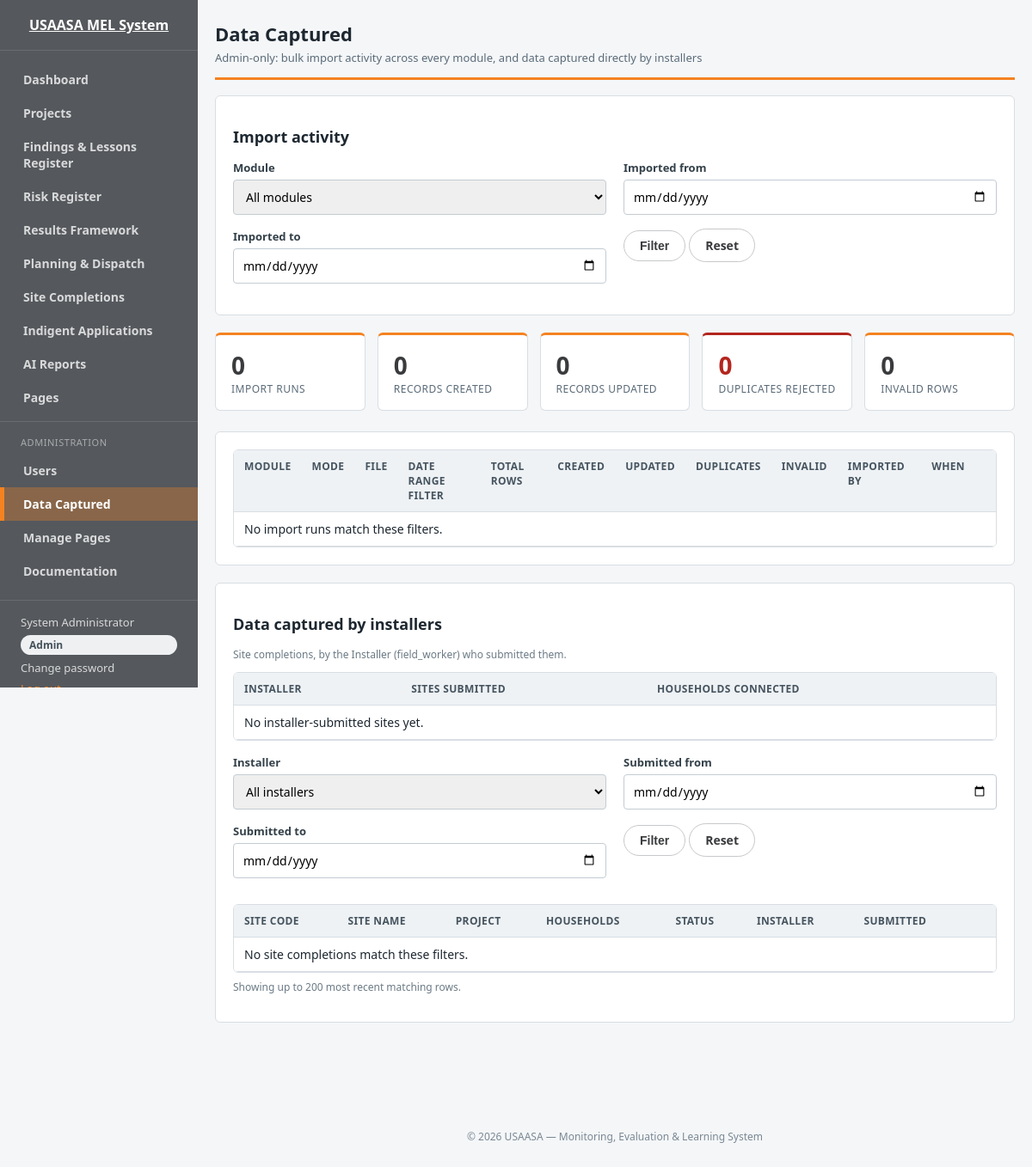
The page /reports/data_captured.php (signed in) on the database its author committed.
### tables this page shows
CREATE TABLE IF NOT EXISTS site_settings (
    id             INT PRIMARY KEY,
    site_name      VARCHAR(150) NOT NULL DEFAULT 'USAASA MEL System',
    tagline        VARCHAR(255) NULL,
    footer_text    VARCHAR(255) NULL,
    logo_filename  VARCHAR(255) NULL,

     
     
     
     
    smtp_enabled    TINYINT(1) NOT NULL DEFAULT 0,
    smtp_host       VARCHAR(255) NULL,
    smtp_port       INT NULL DEFAULT 587,
    smtp_encryption ENUM('none','tls','ssl') NOT NULL DEFAULT 'tls',
    smtp_username   VARCHAR(255) NULL,
    smtp_password   VARCHAR(255) NULL,
    smtp_from_email VARCHAR(255) NULL,
    smtp_from_name  VARCHAR(150) NULL,

    updated_by     INT NULL,
    updated_at     DATETIME NOT NULL DEFAULT CURRENT_TIMESTAMP ON UPDATE CURRENT_TIMESTAMP,

    CONSTRAINT fk_settings_updated_by FOREIGN KEY (updated_by) REFERENCES users(id)
);

### includes/auth.php (called while the page is built, shortened)
<?php
function current_user(): ?array
{
    return $_SESSION['user'] ?? null;
}
function is_super_admin(): bool
{
    $user = current_user();
    return $user !== null && $user['role'] === 'admin' && !empty($user['is_super_admin']);
}

### reports/data_captured.php (the view, shortened to what this page needs)
<?php
require_once __DIR__ . '/../includes/auth.php';
require_once __DIR__ . '/../includes/functions.php';
$importFrom = $_GET['import_from'] ?? '';
$importTo = $_GET['import_to'] ?? '';
$params = [];
$sql = "SELECT il.*, u.full_name AS imported_by_name
        FROM import_log il
        JOIN users u ON u.id = il.imported_by";
$sql .= ' ORDER BY il.imported_at DESC';
$stmt = $pdo->prepare($sql);
$stmt->execute($params);
$importRuns = $stmt->fetchAll();
$importTotals = [
    'runs' => count($importRuns),
    'created' => array_sum(array_column($importRuns, 'created_count')),
    'updated' => array_sum(array_column($importRuns, 'updated_count')),
    'duplicates' => array_sum(array_column($importRuns, 'duplicate_count')),
    'invalid' => array_sum(array_column($importRuns, 'invalid_count')),
];
$capturedFrom = $_GET['captured_from'] ?? '';
$capturedTo = $_GET['captured_to'] ?? '';
$siteWhere = ["sub.role = 'field_worker'"];
$siteParams = [];
$siteSql = "SELECT s.id, s.site_code, s.site_name, s.households_connected, s.status, s.submitted_at,
                   p.project_name, sub.full_name AS installer_name
            FROM sites s
            JOIN projects p ON p.id = s.project_id
            JOIN users sub ON sub.id = s.submitted_by
            WHERE " . implode(' AND ', $siteWhere) . "
            ORDER BY s.submitted_at DESC
            LIMIT 200";
$siteStmt = $pdo->prepare($siteSql);
$siteStmt->execute($siteParams);
$installerSites = $siteStmt->fetchAll();
$installerTotals = $pdo->query(
    "SELECT sub.id, sub.full_name, COUNT(*) AS site_count, COALESCE(SUM(s.households_connected), 0) AS households
     FROM sites s JOIN users sub ON sub.id = s.submitted_by
     WHERE sub.role = 'field_worker'
     GROUP BY sub.id, sub.full_name ORDER BY site_count DESC"
)->fetchAll();
include __DIR__ . '/../includes/header.php';
?>
<div class="page-header">
    <div>
        <h1>Data Captured</h1>
        <p class="subtitle">Admin-only: bulk import activity across every module, and data captured directly by installers</p>
    </div>
</div>
<div class="card">
    <h2>Import activity</h2>
    <form method="get" class="form-grid">
        <div class="field">
            <label for="module">Module</label>
            <select id="module" name="module" onchange="this.form.submit()">
                <option value="">All modules</option>
            </select>
        </div>
        <div class="field">
            <label for="import_from">Imported from</label>
            <input type="date" id="import_from" name="import_from" value="<?= e($importFrom) ?>" onchange="this.form.submit()">
        </div>
        <div class="field">
            <label for="import_to">Imported to</label>
            <input type="date" id="import_to" name="import_to" value="<?= e($importTo) ?>" onchange="this.form.submit()">
        </div>
        <div class="field">
            <button type="submit" class="btn btn-secondary">Filter</button>
            <a class="btn btn-secondary" href="<?= APP_BASE_URL ?>/reports/data_captured.php">Reset</a>
        </div>
    </form>
</div>
<div class="stats-grid">
    <div class="stat-tile">
        <div class="stat-num"><?= number_format($importTotals['runs']) ?></div>
        <div class="stat-label">Import runs</div>
    </div>
    <div class="stat-tile">
        <div class="stat-num"><?= number_format($importTotals['created']) ?></div>
        <div class="stat-label">Records created</div>
    </div>
    <div class="stat-tile">
        <div class="stat-num"><?= number_format($importTotals['updated']) ?></div>
        <div class="stat-label">Records updated</div>
    </div>
    <div class="stat-tile is-overdue">
        <div class="stat-num"><?= number_format($importTotals['duplicates']) ?></div>
        <div class="stat-label">Duplicates rejected</div>
    </div>
    <div class="stat-tile">
        <div class="stat-num"><?= number_format($importTotals['invalid']) ?></div>
        <div class="stat-label">Invalid rows</div>
    </div>
</div>
<div class="card">
    <div class="table-wrap">
    <table>
        <thead>
        <tr>
            <th>Module</th><th>Mode</th><th>File</th><th>Date range filter</th><th>Total rows</th>
            <th>Created</th><th>Updated</th><th>Duplicates</th><th>Invalid</th><th>Imported by</th><th>When</th><th></th>
        </tr>
        </thead>
        <tbody>
        <?php if (!$importRuns): ?>
            <tr><td colspan="12">No import runs match these filters.</td></tr>
        <?php endif; ?>
        </tbody>
    </table>
    </div>
</div>
<div class="card">
    <h2>Data captured by installers</h2>
    <p class="hint" style="margin-top:0;">Site completions, by the Installer (field_worker) who submitted them.</p>
    <div class="table-wrap" style="margin-bottom:16px;">
    <table>
        <thead><tr><th>Installer</th><th>Sites submitted</th><th>Households connected</th></tr></thead>
        <tbody>
        <?php if (!$installerTotals): ?>
            <tr><td colspan="3">No installer-submitted sites yet.</td></tr>
        <?php endif; ?>
        </tbody>
    </table>
    </div>
    <form method="get" class="form-grid">
        <div class="field">
            <label for="installer_id">Installer</label>
            <select id="installer_id" name="installer_id" onchange="this.form.submit()">
                <option value="">All installers</option>
            </select>
        </div>
        <div class="field">
            <label for="captured_from">Submitted from</label>
            <input type="date" id="captured_from" name="captured_from" value="<?= e($capturedFrom) ?>" onchange="this.form.submit()">
        </div>
        <div class="field">
            <label for="captured_to">Submitted to</label>
            <input type="date" id="captured_to" name="captured_to" value="<?= e($capturedTo) ?>" onchange="this.form.submit()">
        </div>
        <div class="field">
            <button type="submit" class="btn btn-secondary">Filter</button>
            <a class="btn btn-secondary" href="<?= APP_BASE_URL ?>/reports/data_captured.php">Reset</a>
        </div>
    </form>
    <div class="table-wrap" style="margin-top:14px;">
    <table>
        <thead><tr><th>Site code</th><th>Site name</th><th>Project</th><th>Households</th><th>Status</th><th>Installer</th><th>Submitted</th><th></th></tr></thead>
        <tbody>
        <?php if (!$installerSites): ?>
            <tr><td colspan="8">No site completions match these filters.</td></tr>
        <?php endif; ?>
        </tbody>
    </table>
    </div>
    <p class="hint" style="margin-top:8px;">Showing up to 200 most recent matching rows.</p>
</div>
<?php include __DIR__ . '/../includes/footer.php'; ?>

### includes/header.php (shortened to what this page needs)
<?php
$user = current_user();
$siteSettings = get_site_settings($pdo);
$relPath = substr($_SERVER['SCRIPT_NAME'], strlen(APP_BASE_URL));
function nav_is_active(array $item, string $relPath): bool
{
    if (isset($item['exact'])) {
        return in_array($relPath, $item['exact'], true);
    }
    if (isset($item['dir'])) {
        return strpos($relPath, '/' . $item['dir'] . '/') === 0;
    }
    return false;
}
$navItems = [
    ['label' => 'Dashboard', 'href' => '/index.php', 'exact' => ['/index.php']],
    ['label' => 'Projects', 'href' => '/projects/list.php', 'exact' => ['/projects/list.php']],
    ['label' => 'Findings &amp; Lessons Register', 'href' => '/findings/list.php', 'dir' => 'findings'],
    ['label' => 'Risk Register', 'href' => '/risks/list.php', 'dir' => 'risks'],
    ['label' => 'Results Framework', 'href' => '/indicators/framework.php', 'dir' => 'indicators'],
    ['label' => 'Planning &amp; Dispatch', 'href' => '/planning/list.php', 'dir' => 'planning'],
    ['label' => 'Site Completions', 'href' => '/sites/list.php', 'dir' => 'sites'],
    ['label' => 'Indigent Applications', 'href' => '/indigent/list.php', 'dir' => 'indigent'],
    ['label' => 'AI Reports', 'href' => '/ai_reports/list.php', 'dir' => 'ai_reports', 'roles' => ['admin', 'manager']],
    ['label' => 'Pages', 'href' => '/cms/directory.php', 'exact' => ['/cms/directory.php', '/cms/view.php']],
];
$adminNavItems = [
    ['label' => 'Users', 'href' => '/users/list.php', 'exact' => ['/users/list.php']],
    ['label' => 'Data Captured', 'href' => '/reports/data_captured.php', 'exact' => ['/reports/data_captured.php']],
    ['label' => 'Manage Pages', 'href' => '/cms/list.php', 'exact' => ['/cms/list.php', '/cms/form.php', '/cms/save.php', '/cms/delete.php']],
    ['label' => 'Documentation', 'href' => '/docs/index.php', 'dir' => 'docs'],
];
?>
<!DOCTYPE html>
<html lang="en">
<head>
<link rel="stylesheet" href="<?= APP_BASE_URL ?>/assets/css/style.css">
</head>
<body>
<?php if ($user): ?>
<div class="app-shell">
    <aside class="sidebar">
        <a class="brand" href="<?= APP_BASE_URL ?>/index.php">
            <span><?= e($siteSettings['site_name']) ?></span>
        </a>
        <nav class="sidenav">
            <?php foreach ($navItems as $item): ?>
                <a href="<?= APP_BASE_URL . $item['href'] ?>" class="<?= nav_is_active($item, $relPath) ? 'active' : '' ?>"><?= $item['label'] ?></a>
            <?php endforeach; ?>
            <?php if ($user['role'] === 'admin'): ?>
                <div class="sidenav-divider">Administration</div>
                <?php foreach ($adminNavItems as $item): ?>
                    <a href="<?= APP_BASE_URL . $item['href'] ?>" class="<?= nav_is_active($item, $relPath) ? 'active' : '' ?>"><?= $item['label'] ?></a>
                <?php endforeach; ?>
            <?php endif; ?>
        </nav>
        <div class="sidenav-user">
            <span><?= e($user['full_name']) ?></span>
            <?= user_role_badge($user) ?>
            <a href="<?= APP_BASE_URL ?>/change_password.php">Change password</a>
            <a class="logout" href="<?= APP_BASE_URL ?>/logout.php">Log out</a>
        </div>
    </aside>
    <div class="main-col">
        <main class="container">
<?php endif; ?>

### includes/footer.php
<?php if ($user): ?>
        </main>
<?php else: ?>
</main>
<?php endif; ?>
<footer class="sitefooter">
    <div class="container">&copy; <?= date('Y') ?> <?= e(get_site_settings($pdo)['footer_text'] ?? ($siteSettings['site_name'] ?? APP_NAME)) ?></div>
</footer>
<?php if ($user): ?>
    </div>
</div>
<?php endif; ?>
</body>
</html>

### assets/css/style.css (style rules this page uses)
:root { --brand: #3a3b3d; --brand-dark: #242526; --sidebar-bg: #55585c; --orange: #f58220; --orange-dark: #c15a00; --orange-darker: #9c4700; --info: #2f6fed; --accent: #0a7d55; --red: #b3261e; --amber: #a86400; --gray-bg: #f4f6f8; --border: #d9dee3; --text: #1d2730; }
* { box-sizing: border-box; }
body { margin: 0; font-family: "Segoe UI", Arial, sans-serif; background: var(--gray-bg); color: var(--text); font-size: 15px; }
a { color: var(--orange-dark); text-decoration: none; }
.container { max-width: 1200px; margin: 0 auto; padding: 24px 20px 60px; }
.app-shell { display: flex; min-height: 100vh; align-items: stretch; }
.sidebar { flex: 0 0 230px; width: 230px; background: var(--sidebar-bg); color: #fff; display: flex; flex-direction: column; position: sticky; top: 0; height: 100vh; overflow-y: auto; }
.brand { color: #fff; font-weight: 700; font-size: 16px; display: flex; flex-direction: column; align-items: center; text-align: center; gap: 8px; padding: 18px 16px; border-bottom: 1px solid rgba(255,255,255,.12); }
.sidenav { display: flex; flex-direction: column; flex: 1; padding: 14px 0; }
.sidenav a { display: block; text-align: left; padding: 10px 24px; color: #d8d9da; font-size: 14px; font-weight: 600; border-left: 3px solid transparent; }
.sidenav a.active { background: rgba(245,130,32,.32); color: #fff; border-left: 5px solid var(--orange); padding-left: 22px; font-weight: 700; }
.sidenav-divider { padding: 16px 24px 6px; margin-top: 8px; font-size: 11px; text-transform: uppercase; letter-spacing: .05em; color: #a9abad; border-top: 1px solid rgba(255,255,255,.12); }
.sidenav-user { padding: 16px 24px; border-top: 1px solid rgba(255,255,255,.12); font-size: 13px; color: #d8d9da; display: flex; flex-direction: column; gap: 6px; }
.sidenav-user a { color: #d8d9da; }
.sidenav-user .logout { color: var(--orange); }
.main-col { flex: 1; min-width: 0; display: flex; flex-direction: column; }
h1 { font-size: 22px; margin: 0 0 4px; }
h2 { font-size: 18px; }
.page-header { display: flex; justify-content: space-between; align-items: flex-end; margin-bottom: 18px; flex-wrap: wrap; gap: 10px; padding-bottom: 14px; border-bottom: 3px solid var(--orange); }
.subtitle { color: #5b6b78; font-size: 13px; margin: 0; }
.card { background: #fff; border: 1px solid var(--border); border-radius: 6px; padding: 20px; margin-bottom: 20px; }
.stats-grid { display: grid; grid-template-columns: repeat(auto-fit, minmax(160px, 1fr)); gap: 14px; margin-bottom: 24px; }
.stat-tile { background: #fff; border: 1px solid var(--border); border-radius: 6px; padding: 16px 18px; border-top: 3px solid var(--orange); }
.stat-tile .stat-num { font-size: 28px; font-weight: 700; color: var(--brand); }
.stat-tile .stat-label { font-size: 12px; color: #5b6b78; text-transform: uppercase; letter-spacing: .04em; }
.stat-tile.is-overdue .stat-num { color: var(--red); }
.stat-tile.is-overdue { border-top-color: var(--red); }
table { width: 100%; border-collapse: collapse; background: #fff; }
th, td { padding: 10px 12px; border-bottom: 1px solid var(--border); text-align: left; font-size: 14px; vertical-align: top; }
th { background: #eef2f5; font-size: 12px; text-transform: uppercase; letter-spacing: .03em; color: #46545f; }
.table-wrap { overflow-x: auto; border: 1px solid var(--border); border-radius: 6px; }
.table-wrap table { border: none; }
.btn { display: inline-block; padding: 9px 18px; border-radius: 20px; border: 1px solid var(--orange-dark); background: var(--orange-dark); color: #fff; font-size: 14px; cursor: pointer; font-weight: 600; }
.btn-secondary { background: #fff; color: var(--brand); border-color: #c7c8ca; }
form .field { margin-bottom: 16px; }
label { display: block; font-weight: 600; font-size: 13px; margin-bottom: 5px; color: #334049; }
.hint { font-size: 12px; color: #6b7a85; margin-top: 4px; }
input[type=text], input[type=date], input[type=password], input[type=email], select, textarea { width: 100%; padding: 9px 10px; border: 1px solid #c3ccd3; border-radius: 4px; font-size: 14px; font-family: inherit; }
.form-grid { display: grid; grid-template-columns: 1fr 1fr; gap: 0 20px; }
.sitefooter { color: #7a8894; font-size: 12px; padding: 20px 0; text-align: center; }

### rows shown on the page
site_settings: site_name "USAASA MEL System", smtp_enabled "0", footer_text "USAASA — Monitoring, Evaluation & Learning System"

### other values the page prints
$item['label'] "Dashboard"
$item['label'] "Projects"
$item['label'] "Findings & Lessons Register"
$item['label'] "Risk Register"
$item['label'] "Results Framework"
$item['label'] "Planning & Dispatch"
$item['label'] "Site Completions"
$item['label'] "Indigent Applications"
$item['label'] "AI Reports"
$item['label'] "Pages"
$item['label'] "Users"
$item['label'] "Data Captured"
$item['label'] "Manage Pages"
$item['label'] "Documentation"
$user['full_name'] "System Administrator"
